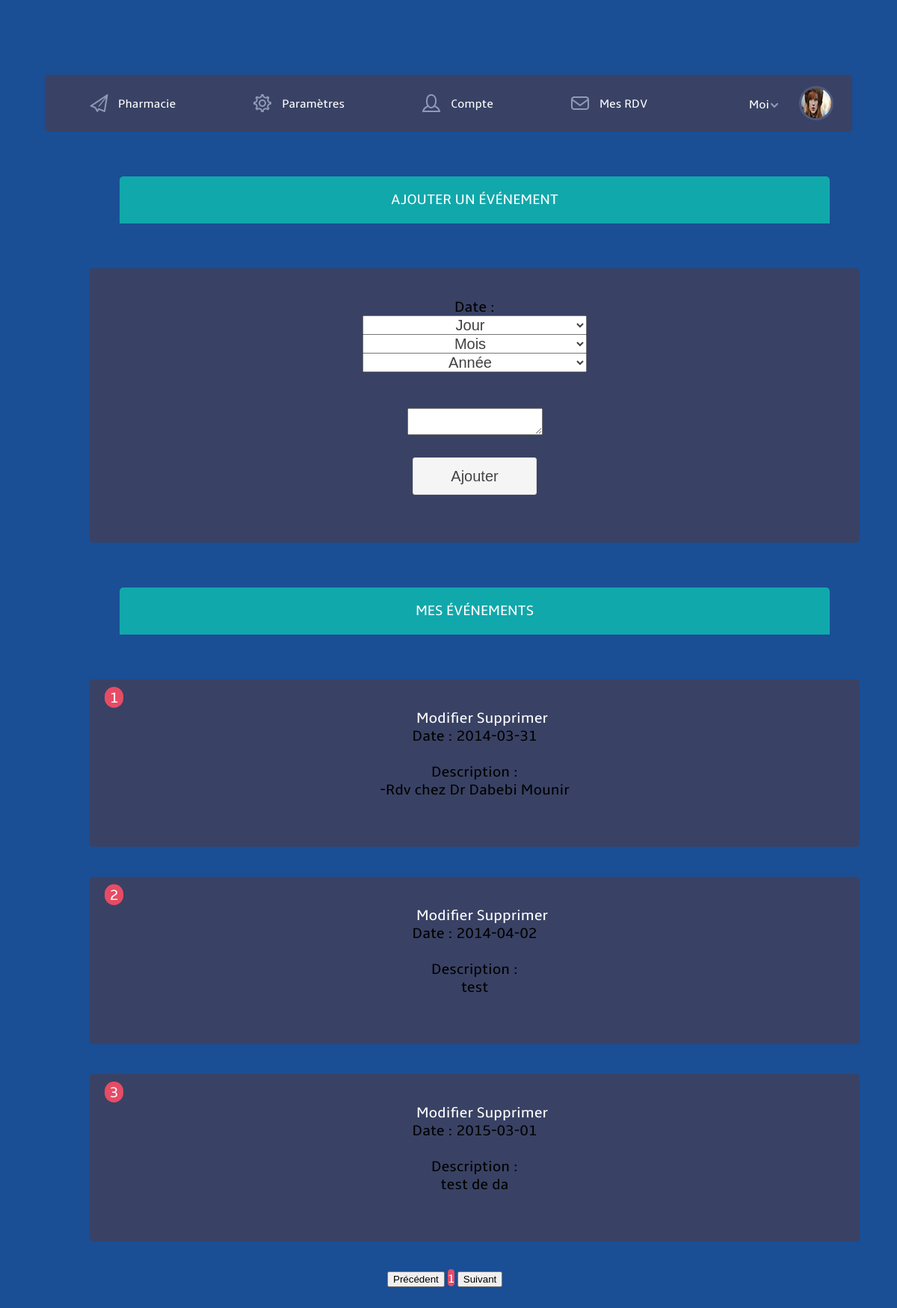
The app's page /Patient/agenda.php?id=1 (signed in) with its own data.
### tables this page shows
CREATE TABLE IF NOT EXISTS `patients` (
  `id_patient` int(11) NOT NULL AUTO_INCREMENT,
  `nom` varchar(30) NOT NULL,
  `prenom` varchar(30) NOT NULL,
  `email` varchar(30) NOT NULL,
  `mdp` varchar(8) NOT NULL,
  `cin` varchar(8) NOT NULL,
  `telephone` varchar(8) NOT NULL,
  `sexe` varchar(5) NOT NULL,
  `date_naissance` varchar(10) NOT NULL,
  `rue` varchar(300) NOT NULL,
  `gouvernorat` varchar(30) NOT NULL,
  `bonus` int(11) NOT NULL,
  `etat` int(11) NOT NULL,
  `guide_test` int(11) NOT NULL DEFAULT '0',
  PRIMARY KEY (`id_patient`),
  UNIQUE KEY `email` (`email`,`cin`)
);

CREATE TABLE IF NOT EXISTS `agenda_patient` (
  `id_agenda` int(11) NOT NULL AUTO_INCREMENT,
  `id_patient` int(11) NOT NULL,
  `date` date NOT NULL,
  `description` mediumtext NOT NULL,
  PRIMARY KEY (`id_agenda`)
);

### Patient/agenda.php (the view, shortened to what this page needs)
<!DOCTYPE HTML>
<head>
<link href="css/style.css" rel="stylesheet" type="text/css" media="all"/>
<link href="css/nav.css" rel="stylesheet" type="text/css" media="all"/>
  <link rel="stylesheet" href="./css/clndr.css" type="text/css" />
</head>
<?php
if(isset($_SESSION['login_patient']) && isset($_SESSION['mdp_patient'])){
?>
<?php
$id=$_GET['id'];
$requete="SELECT * FROM `patients` WHERE id_patient='$id' ";
$resultat=mysql_query($requete);
$requete2="SELECT * FROM `agenda_patient` WHERE id_patient='$id' order by date asc";
$resultat2=mysql_query($requete2);
?>
<?php while($ligne=mysql_fetch_array($resultat)){?>
<body>
	    <div class="wrap">
	      <div class="header">
	      	  <div class="header_top">
					  <div class="menu">
							<ul class="nav">
                            	<li><a href="../Portail_pharmacie/index.php"  target="_blank" ><i><img src="./images/invites.png" alt="" /></i>Pharmacie</a></li>
								<li><a href="parametres.php?id=<?php echo $ligne['id_patient'];?>"><i><img src="./images/settings.png" alt="" /></i>Paramètres</a></li>
								<li><a href="profile.php?id=<?php echo $ligne['id_patient'];?>"><i><img src="./images/user.png" alt="" /></i>Compte</a></li>
								<li><a href="rdv.php?id=<?php echo $ligne['id_patient'];?>"><i><img src="./images/mail.png" alt="" /></i>Mes RDV</a></li>
						    </ul>
				        </div>
					  <div class="profile_details">
				    		   <div id="loginContainer">
				                  <a id="loginButton" class=""><span>Moi</span></a>
				            </div>
				             <div class="profile_img">
				             	<a href="#"><img src="./images/petit.jpg" alt="" />	</a>
				             </div>
					    </div>
				   </div>
			</div>
	</div>
	<div class="ajouagenda">
	   <h3>Ajouter un événement</h3>
	</div></br></br></br>
	<div class="gh_ajouter_agenda">
	<form method="post" action="ajouter_agenda.php?id=<?php echo $ligne['id_patient'];?>.php" name="ajouter_agenda">
	      <center>
	            <label>Date : </label> <select name="agenda_day" id="agenda_day" ><option value="0" selected="1">Jour</option></select>
            <select name="agenda_month" id="agenda_month"><option value="0" selected="1">Mois</option></select>
            <select name="agenda_year" id="agenda_year" ><option value="0" selected="1">Année</option></select>
			<textarea name="agenda_com" id="agende_com" required></textarea></br></br>
			<input id="ajout_agenda" type="submit"  value="Ajouter"/></br></br>
	      </center>
	</form>
	</div>
	<div class="myagenda">
	   <h3>Mes événements</h3>
	</div></br></br></br>
	<?php  $r=0;  while($ligne2=mysql_fetch_array($resultat2)){?>
	<div class="gh_liste_agenda">
		<center>
	    <span><?php  echo $r=$r+1;?></span> <a href="modifier agenda.php?id=<?php echo $ligne['id_patient'];?>&ida=<?php echo $ligne2['id_agenda'];?>">Modifier</a>  <a href="supprimer_agenda.php?id=<?php echo $ligne['id_patient'];?>&ida=<?php echo $ligne2['id_agenda'];?>">Supprimer</a> <p>Date : <?php echo $ligne2['date'];?></p></br> <p>Description : </br><?php echo $ligne2['description'];?></p></br>
		</center>
	</div></br></br>
</body>
</html>
<?php   }  ?>
<?php   }  ?>
<?php if($r!=0){ ?>
	<div class="pagination">
	<button class="prev">Précédent</button>
	<span class="pages"></span>
	<button class="next">Suivant</button>
	</div>
	<?php } ?>
<?php
}
else
{
header('refresh:1; URL= ../index.php');
}
?>

### Patient/css/style.css (style rules this page uses)
html,body,div,span,applet,object,iframe,h1,h2,h3,h4,h5,h6,p,blockquote,pre,a,abbr,acronym,address,big,cite,code,del,dfn,em,img,ins,kbd,q,s,samp,small,strike,strong,sub,sup,tt,var,b,u,i,dl,dt,dd,ol,nav ul,nav li,fieldset,form,label,legend,table,caption,tbody,tfoot,thead,tr,th,td,article,aside,canvas,details,embed,figure,figcaption,footer,header,hgroup,menu,nav,output,ruby,section,summary,time,mark,audio,video { margin:0;padding:0;border:0;font-size:100%;font:inherit;vertical-align:baseline; }
ol,ul { list-style:none;margin:0;padding:0; }
a { text-decoration:none; }
img { max-width:100%; }
body { font-family: 'ambleregular'; background: #1A4E95; margin:100px 0; }
.wrap { width:80%; margin:0 auto; transition:all .2s linear; -moz-transition:all .2s linear; -webkit-transition:all .2s linear; -o-transition:all .2s linear; -ms-transition:all .2s linear; }
.header_top { background:#394264; border-radius:5px; -webkit-border-radius:5px; -moz-border-radius:5px; -o-border-radius:5px; position:relative; }
.profile_details { float:right; margin: 15px 25px; }
#loginContainer { position:relative; float:left; padding-right:10px; padding-top:15px; }
#loginButton { display:inline-block; position:relative; z-index:30; cursor:pointer; }
#loginButton span { color:#FFF; font-size:1em; background:url(../images/loginArrow.png) no-repeat 26px 8px; display:block; padding: 0 30px 0 0; font-family: 'ambleregular'; }
.profile_img { float:right; }
.profile_img img { display:block; border-radius:3em; -webkit-border-radius:3em; -moz-border-radius:3em; -o-border-radius:3em; border:3px solid #50597b; }
@media only screen and (max-width: 1600px) { .gh_liste_agenda { background:none repeat scroll 0% 0% #394264; width: 950px; border-radius:5px; padding: 40px; font-size: 20px; position:relative; left:120px; } }
@media only screen and (max-width: 1600px) { .gh_liste_agenda a { position:relative; left:10px; color:white; } }
@media only screen and (max-width: 1600px) { .gh_liste_agenda span { color:#FFF; position:absolute; top:10px; left:20px; background:none repeat scroll 0% 0% #E64C65; padding: 3px 0px 0px; width:25px; height:25px; border-radius:0.8em; } }
@media only screen and (max-width: 1600px) { .gh_ajouter_agenda,.gh_modifier_agenda { background:none repeat scroll 0% 0% #394264; width: 950px; border-radius:5px; padding: 40px; font-size: 20px; position:relative; left:120px; } }
@media only screen and (max-width: 1600px) { .gh_ajouter_agenda #agenda_day,#agenda_month,#agenda_year ,#agenda_com , .gh_modifier_agenda #date_agenda,#agenda_com { margin-top: -1px; display: block; padding: 0px 10px; color: rgb(64, 64, 64); line-height: 2; font-size: 20px; text-align: center; overflow: hidden; text-overflow: ellipsis; white-space: nowrap; -moz-box-sizing: border-box; width:300px; } }
@media only screen and (max-width: 1600px) { .gh_ajouter_agenda #ajout_agenda , .gh_modifier_agenda #modif_agenda { display: inline-block; text-align: center; color: rgb(68, 68, 68); font-size:20px; font-weight: 400; height: 50px; padding: 0px 50px; line-height: 36px; border-radius: 3px; border: 1px solid rgb(220, 220, 220); background-color: rgb(245, 245, 245); min-width: 46px; } }
@media only screen and (max-width: 1600px) { .mesrdv h3 ,.parametre_compte h3 ,.recherchemedecin h3 , .listemedecin h3 , .profilemedecin h3 ,.rechercheassociation h3 ,.listeassociation h3 ,.profileassociation h3 ,.modifagenda h3,.ajouagenda h3,.myagenda h3, .rechercheeve h3 ,.listeeve h3 ,.recherchearticle h3 ,.listearticle h3 ,.showarticle h3,.myprofile h3 { color: #FFF; font-size: 1.2em; text-transform: uppercase; padding:20px 0; text-align: center; background: #11a8ab; border-radius:5px; -webkit-border-radius:5px 5px 0 0; -moz-border-radius:5px 5px 0 0; -o-border-radius:5px 5px 0 0; width:950px; position:relative; left:160px; } }
@media only screen and (max-width: 1600px) { .pagination { position:relative; left:518px; width:200px; } }

### Patient/css/nav.css (style rules this page uses)
.menu { float:left; z-index: 1; }
.menu ul { margin-left:6px; }
.menu li { float:left; }
.menu li a { color:#FFF; font-size:1em; padding:22px 50px; display: block; text-align:center; color:#FFF; -webkit-transition: all 0.5s ease-in-out; -moz-transition: all 0.5s ease-in-out; -o-transition: all 0.5s ease-in-out; transition: all 0.5s ease-in-out; position:relative; }
.menu li i img { margin-bottom:-10px; margin-right:10px; }
.nav:before, .nav:after { content: " "; display: table; }
.nav:after { clear: both; }
.nav > li > a { display: block; }

### records on screen
agenda_patient: r "1", date "2014-03-31", description "-Rdv chez Dr Dabebi Mounir"
agenda_patient: r "2", date "2014-04-02", description "test"
agenda_patient: r "3", date "2015-03-01", description "test de da"
